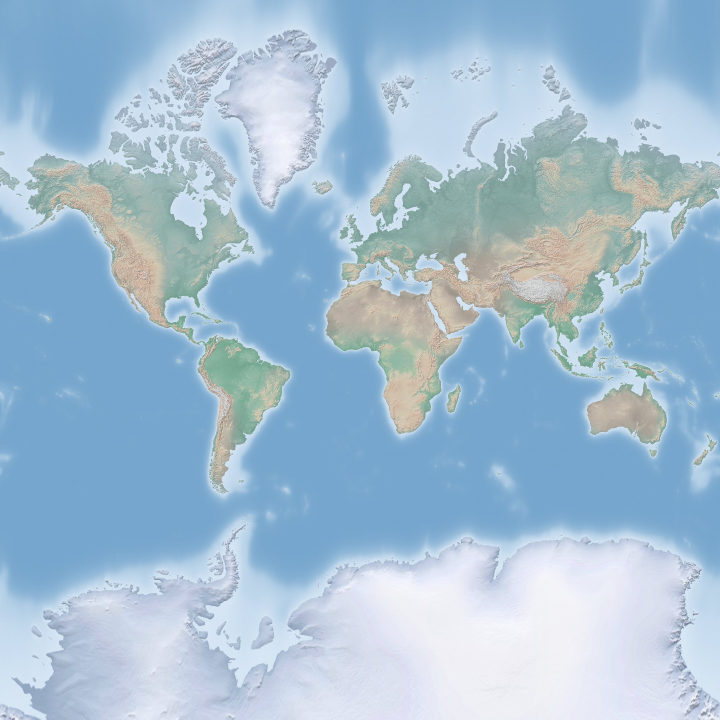
#> input picture assets/map/hipsometria.jpg, 2160 x 2160 px (shown at 1/3 size)
$ python warstwy-hipsometria.py ../assets/map/hipsometria.jpg ../assets/map/hipsometria.jpg
#> lines starting #> are read from the running program, lines starting #| are printed output that depends on the picture
#!/usr/bin/env python3
"""
tools/warstwy-hipsometria.py — raster hipsometryczny NE 50m (EPSG:4326,
1/30°, "Hypsometric tints + shaded relief + water") → assets/map/hipsometria.jpg
w standardowym Web Mercatorze, dokładnie pod układ świata AME (3600×3600 j.u.).

Użycie (jednorazowo, wymaga Pillow+numpy — nie jest to runtime aplikacji):
    python3 -m venv /tmp/venv && /tmp/venv/bin/pip install pillow numpy
    curl -L -o data/NE2_50M_SR_W.zip https://www.naturalearthdata.com/http//www.naturalearthdata.com/download/50m/raster/NE2_50M_SR_W.zip
    unzip -d data NE2_50M_SR_W.zip
    /tmp/venv/bin/python tools/warstwy-hipsometria.py data/NE2_50M_SR_W.tif

Źródło: Natural Earth 50m raster (public domain), plik NE2_50M_SR_W.tif.
Wyjście: kwadrat 2160×2160 px = świat 3600×3600 j.u. (Web Mercator, ±85,051°).
"""
import sys
import os

from PIL import Image
import numpy as np


def waruj(plik_wej, plik_wyj, rozmiar=2160):
#> called with plik_wej = '../assets/map/hipsometria.jpg', plik_wyj = '../assets/map/hipsometria.jpg', rozmiar = 2160
    im = Image.open(plik_wej).convert('RGB')
#> im is the input picture: PIL image 2160x2160 RGB; mean R, G, B 162.3, 190.1, 211.6
    w, h = im.size
#> w = 2160; h = 2160
    print(f'źródło: {im.size}', file=sys.stderr)
    src = np.asarray(im, dtype=np.float32)

    n = rozmiar
    lon = (np.arange(n) + 0.5) / n * 360 - 180
    lat = np.degrees(np.arcsin(np.tanh(np.pi * (1 - 2 * (np.arange(n) + 0.5) / n))))
    sy = (90 - lat) * (h / 180.0)
#> sy = 2160 values from 59.47 to 2100.5
    sx = (lon + 180) * (w / 360.0)
#> sx = 2160 values from 0.5 to 2159.5

    x0 = np.floor(sx).astype(np.int32)
#> x0 = 2160 values from 0 to 2159
    y0 = np.floor(sy).astype(np.int32)
#> y0 = 2160 values from 59 to 2100
    x1 = np.minimum(x0 + 1, w - 1)
#> x1 = 2160 values from 1 to 2159
    y1 = np.minimum(y0 + 1, h - 1)
    fx = sx - x0
    fy = sy - y0

    out = (
        src[np.ix_(y0, x0)] * ((1 - fy) * (1 - fx))[:, None]
        + src[np.ix_(y1, x0)] * (fy * (1 - fx))[:, None]
        + src[np.ix_(y0, x1)] * ((1 - fy) * fx)[:, None]
        + src[np.ix_(y1, x1)] * (fy * fx)[:, None]
    )
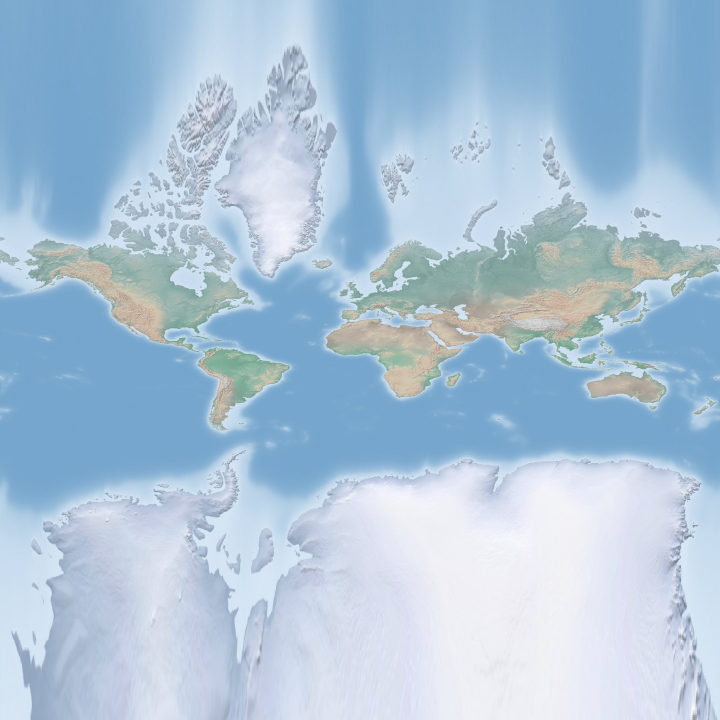
#> out: shape (2160, 2160, 3) float64 (shown at 1/3 size); mean R, G, B 171.2, 196.2, 217.8
    out = np.clip(out, 0, 255).astype(np.uint8)
    Image.fromarray(out, 'RGB').save(plik_wyj, quality=84, optimize=True)
    print(f'zapisano {plik_wyj} ({os.path.getsize(plik_wyj) / 1e6:.2f} MB, {n}×{n})', file=sys.stderr)


if __name__ == '__main__':
    if len(sys.argv) < 2:
        print(__doc__)
        sys.exit(1)
    wej = sys.argv[1]
    wyj = sys.argv[2] if len(sys.argv) > 2 else os.path.join(os.path.dirname(__file__), '..', 'assets', 'map', 'hipsometria.jpg')
    waruj(wej, wyj)
